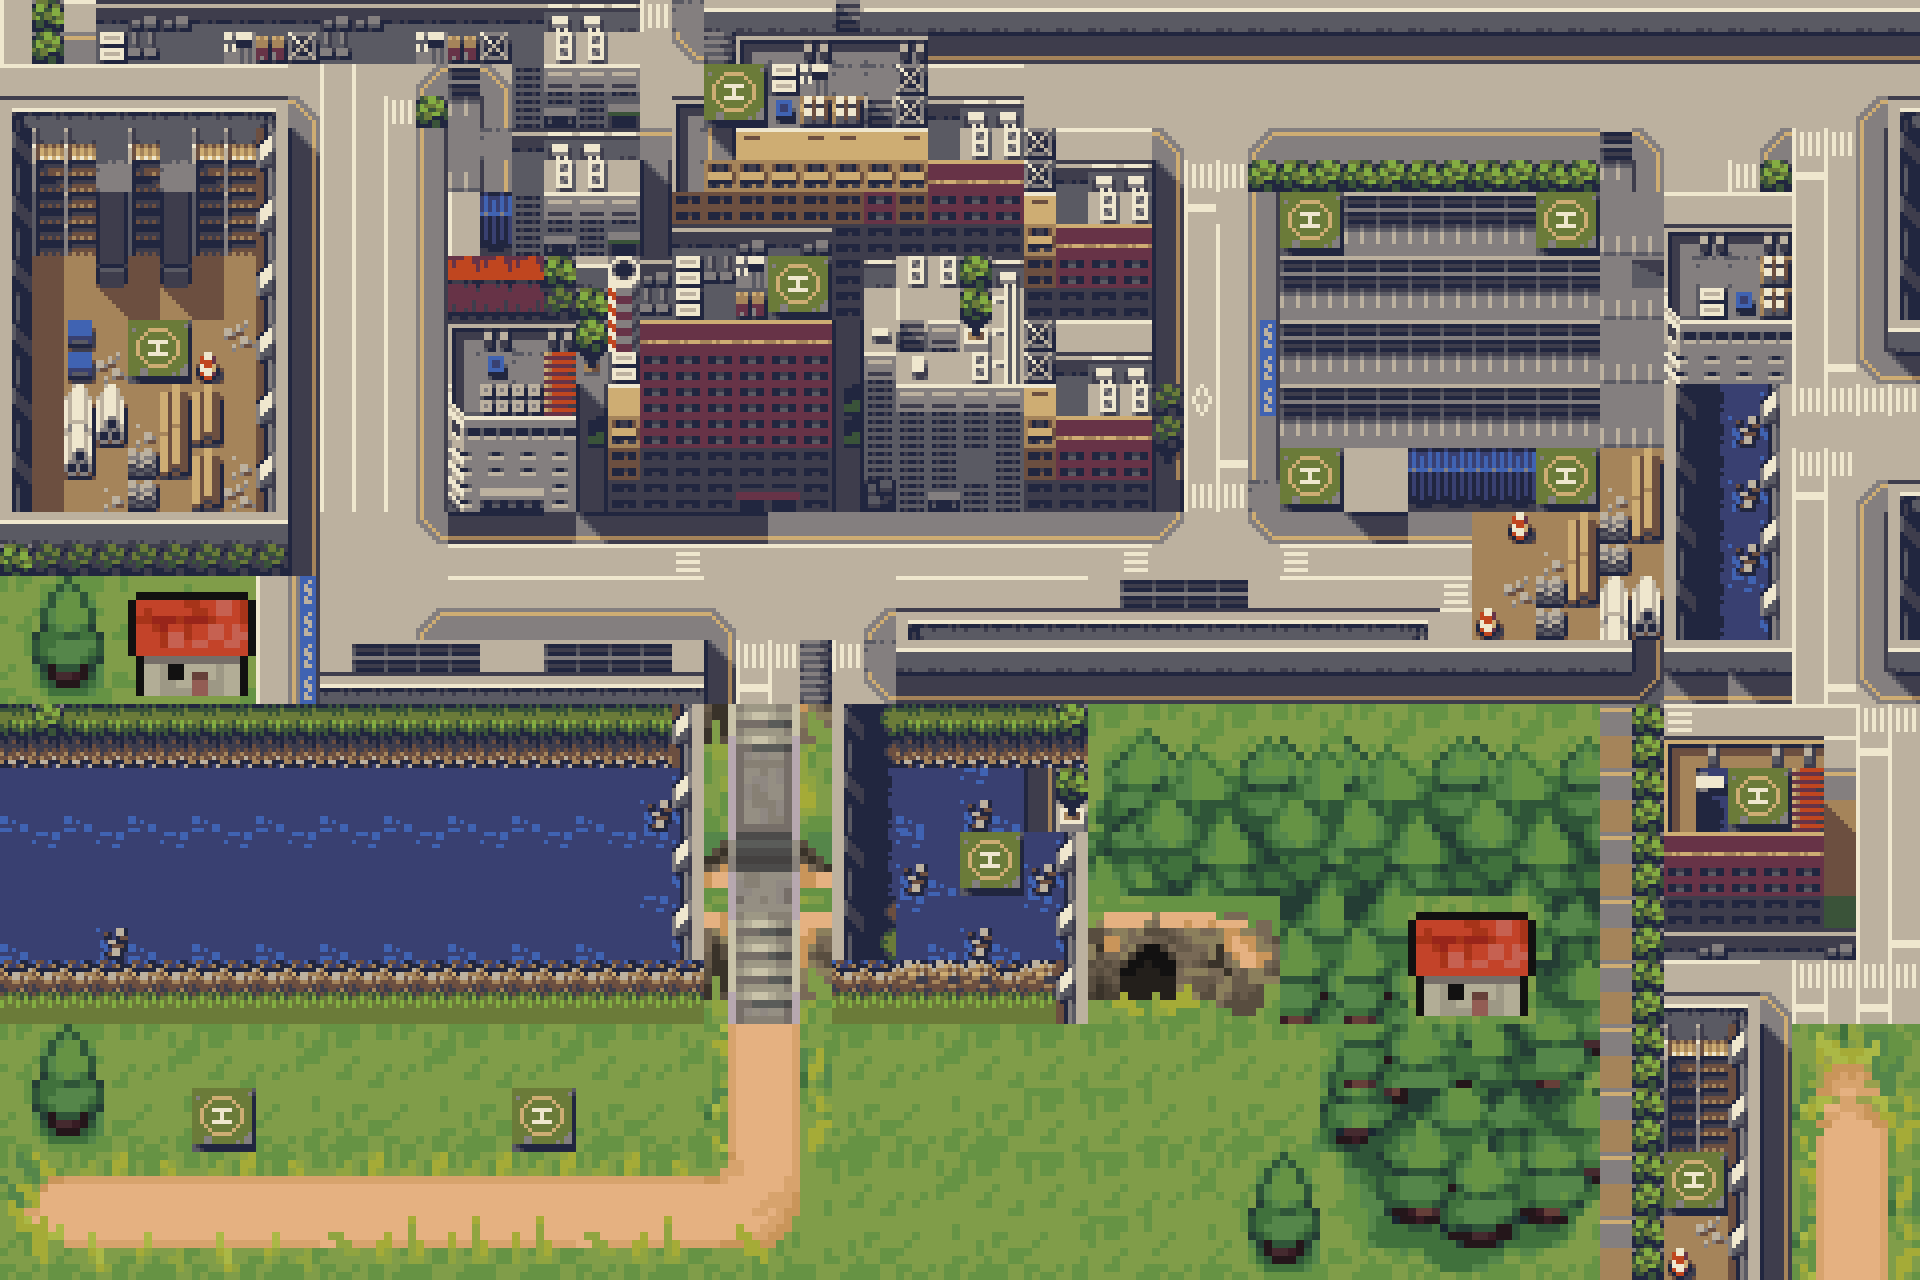

Rendered tile map (Tiled .tmx) drawn with the repository's tilesets; below, a short description and the full map source, tile grids included:
An orthogonal 30x20 tile map with 64x64 px tiles, 3 tile layers (Tile Layer 1, Trees_Town, BuildingTiles), 2 tilesets and 1 object.

<map version="1.9" tiledversion="1.9.2" orientation="orthogonal" renderorder="right-down" width="30" height="20" tilewidth="64" tileheight="64" infinite="0" nextlayerid="7" nextobjectid="2">
 <editorsettings>
  <export target="../src/js/path_data.js" format="js" />
 </editorsettings>
 <tileset firstgid="1" source="../tilesets/grass_tileset.tsx" />
 <tileset firstgid="1009" source="../tilesets/galletcity.tsx" />
 <layer id="1" name="Tile Layer 1" width="30" height="20">
  <data encoding="csv">
1,2,1,2,1,2,1,2,1,2,1,2,1,2,1,2,1,2,1,2,1,2,1,2,1,2,1,2,1,2,
1158,1159,1160,1161,1162,26,25,26,25,26,25,26,25,26,25,26,25,26,25,26,25,26,25,26,25,26,25,26,25,26,
1190,1191,1192,1193,1194,2,1,2,1,2,1,2,1,2,1,2,1,2,1,2,1,2,1,2,1,2,1,2,1,2,
1222,1223,1224,1225,1226,26,25,26,25,26,25,26,25,26,25,26,25,26,25,26,25,26,25,26,25,26,25,26,25,26,
1254,1255,1256,1257,1258,2,1,2,1,2,1,2,1,2,1,2,1,2,1,2,1,2,1,2,1,2,1,2,1,2,
1286,1287,1288,1289,1290,26,25,26,25,26,25,26,25,26,25,26,25,26,25,26,25,26,25,26,25,26,25,26,25,26,
1318,1319,1320,1321,1322,2,1,2,1,2,1,2,1,2,1,2,1,2,1,2,1,2,1,2,1,2,1,2,1,2,
1350,1351,1352,1353,1354,26,25,26,25,26,25,26,25,26,25,26,25,26,25,26,25,26,25,26,25,26,25,26,25,26,
1382,1383,1384,1385,1386,2,1,2,1,2,1,2,1,2,1,2,1,2,1,2,1,2,1,2,1,2,1,2,1,2,
359,360,25,26,25,26,25,26,25,26,25,26,25,26,25,26,25,26,25,26,25,26,25,26,25,26,25,26,25,26,
383,384,1,2,1,2,1,2,1,2,1,341,342,2,1,2,1,2,1,2,1,2,1,2,1,2,1,2,1,2,
1177,1178,1178,1178,1178,1178,1178,1178,1178,1178,1186,413,414,1183,1178,1178,1179,212,213,214,240,26,25,26,25,26,25,26,25,26,
1241,1241,1241,1241,1241,1241,1241,1241,1241,1241,1218,341,342,1215,1241,1210,1239,236,237,238,288,2,1,2,1,2,1,2,1,2,
1209,1209,1209,1209,1209,1209,1209,1209,1209,1209,1250,365,366,1247,1210,1211,1218,260,261,262,312,26,25,26,25,26,25,26,25,26,
1241,1248,1241,1241,1241,1241,1241,1241,1241,1241,1250,389,390,1279,1242,1243,1250,543,544,545,546,2,1,2,1,2,1,2,1,2,
1273,1273,1273,1273,1273,1273,1273,1273,1273,1273,1273,413,414,1273,1274,1275,1282,567,568,569,570,26,25,26,25,26,25,26,25,26,
359,360,1,2,1,2,1,2,1,2,1,2,1,2,1,2,1,2,1,2,1,2,1,2,1,2,1,2,1,2,
383,384,25,2,25,26,25,26,25,26,25,26,25,26,25,26,25,26,25,26,25,26,25,26,25,26,25,26,25,26,
11,13,14,13,14,2,1,2,1,2,1,2,1,2,1,2,1,2,1,2,1,2,1,2,1,2,1,2,1,2,
35,37,38,37,38,26,25,26,25,26,25,26,25,26,25,26,25,26,25,26,25,26,25,26,25,26,25,26,25,26
</data>
 </layer>
 <layer id="4" name="Trees_Town" width="30" height="20">
  <data encoding="csv">
1466,1588,1589,1590,1591,1589,1590,1591,1506,1507,1299,1300,1301,1302,1303,1304,1305,1305,1305,1305,1305,1305,1305,1305,1305,1305,1305,1305,1305,1305,
0,0,0,0,1162,1291,1370,1380,1538,1539,1331,1332,1333,1334,1335,1336,1605,1605,1605,1605,1605,1605,1605,1605,1605,1612,1612,1605,1605,1451,
0,0,0,0,0,1323,1253,1412,1506,1507,1363,1364,1365,1366,1367,1368,1335,1336,1369,1370,1371,1372,1371,1371,1371,1380,1156,1370,1188,1483,
0,0,0,0,0,1355,1253,1402,1538,1539,1395,1396,1397,1399,1399,1400,1367,1368,1401,1413,1379,1379,1379,1379,1379,1411,1141,1142,1220,1483,
0,0,0,0,0,1387,1253,1435,1436,1437,1427,1428,1429,1430,1431,1432,1399,1400,1433,1445,1379,1379,1379,1379,1379,1447,1173,1174,1252,1483,
0,0,1288,0,0,1323,1253,1467,1468,1469,1459,1460,1461,1462,1463,1464,1335,1336,1465,1477,1379,1379,1379,1379,1379,1411,1205,1206,1284,1547,
0,0,0,0,0,1355,1253,1499,1500,1501,1491,1492,1493,1494,1495,1496,1367,1368,1497,1509,1379,1379,1379,1379,1379,1411,1208,1218,1316,1316,
0,0,0,0,0,1387,1235,1531,1532,1533,1523,1524,1525,1526,1527,1528,1399,1400,1529,1541,1379,1605,1089,1089,1379,1320,1208,1218,1188,1451,
0,0,0,0,0,1611,1562,1553,1554,1555,1122,1123,1124,1125,1126,1114,1115,1116,1117,1118,1119,1120,1125,1288,1320,1352,1208,1218,1220,1483,
0,0,773,774,1477,1612,1594,1585,1586,1587,1587,1155,1156,1157,1158,1146,1147,1452,1453,1454,1160,1160,1148,1289,1352,1319,1208,1250,1252,1483,
0,0,797,798,1477,1452,1453,1454,1452,1453,1454,1181,1182,1299,1314,1314,1314,1314,1548,1549,1550,1549,1549,1549,1550,1551,1311,1311,1284,1547,
0,0,0,0,0,0,0,0,0,0,0,0,0,0,0,0,0,0,0,214,213,213,214,213,214,1378,1343,1344,1345,1188,
0,0,0,0,0,0,0,0,0,0,0,0,0,0,0,0,0,0,0,0,237,237,238,237,238,1378,1375,1376,1377,1220,
0,0,0,0,0,0,0,0,0,0,0,0,0,0,0,1241,0,0,0,0,261,261,262,261,262,1378,1407,1408,1409,1252,
0,0,0,0,0,0,0,0,0,0,0,0,0,0,0,0,0,0,0,0,285,285,773,774,286,1378,1439,1440,1441,1284,
0,0,0,0,0,0,0,0,0,0,0,0,0,0,0,0,0,0,0,0,309,309,797,798,287,1378,1161,1162,1188,1188,
0,0,0,0,0,0,0,0,0,0,0,105,106,0,0,2,2,2,0,0,259,309,310,262,311,1378,1193,1194,57,58,
0,0,0,2,0,0,0,0,2,0,0,129,130,0,0,0,2,2,0,0,283,284,285,286,287,1378,1225,1226,81,82,
0,0,0,0,0,13,13,13,13,13,14,159,160,0,0,0,2,2,0,359,360,308,309,310,311,1378,1257,1258,105,106,
0,0,0,0,0,181,182,182,182,181,182,183,184,0,0,0,0,2,0,383,384,332,333,334,335,1378,1289,1290,129,130
</data>
 </layer>
 <layer id="6" name="BuildingTiles" width="30" height="20">
  <data encoding="csv">
0,0,0,0,0,0,0,0,0,0,0,0,0,0,0,0,0,0,0,0,0,0,0,0,0,0,0,0,0,0,
0,0,0,0,0,0,0,0,0,0,0,1473,0,0,0,0,0,0,0,0,0,0,0,0,0,0,0,0,0,0,
0,0,0,0,0,0,0,0,0,0,0,0,0,0,0,0,0,0,0,0,0,0,0,0,0,0,0,0,0,0,
0,0,0,0,0,0,0,0,0,0,0,0,0,0,0,0,0,0,0,0,1473,0,0,0,1473,0,0,0,0,0,
0,0,0,0,0,0,0,0,0,0,0,0,1473,0,0,0,0,0,0,0,0,0,0,0,0,0,0,0,0,0,
0,0,1473,0,0,0,0,0,0,0,0,0,0,0,0,0,0,0,0,0,0,0,0,0,0,0,0,0,0,0,
0,0,0,0,0,0,0,0,0,0,0,0,0,0,0,0,0,0,0,0,0,0,0,0,0,0,0,0,0,0,
0,0,0,0,0,0,0,0,0,0,0,0,0,0,0,0,0,0,0,0,1473,0,0,0,1473,0,0,0,0,0,
0,0,0,0,0,0,0,0,0,0,0,0,0,0,0,0,0,0,0,0,0,0,0,0,0,0,0,0,0,0,
0,0,0,0,0,0,0,0,0,0,0,0,0,0,0,0,0,0,0,0,0,0,0,0,0,0,0,0,0,0,
0,0,0,0,0,0,0,0,0,0,0,0,0,0,0,0,0,0,0,0,0,0,0,0,0,0,0,0,0,0,
0,0,0,0,0,0,0,0,0,0,0,0,0,0,0,0,0,0,0,0,0,0,0,0,0,0,0,0,0,0,
0,0,0,0,0,0,0,0,0,0,0,0,0,0,0,0,0,0,0,0,0,0,0,0,0,0,0,1473,0,0,
0,0,0,0,0,0,0,0,0,0,0,0,0,0,0,1473,0,0,0,0,0,0,0,0,0,0,0,0,0,0,
0,0,0,0,0,0,0,0,0,0,0,0,0,0,0,0,0,0,0,0,0,0,0,0,0,0,0,0,0,0,
0,0,0,0,0,0,0,0,0,0,0,0,0,0,0,0,0,0,0,0,0,0,0,0,0,0,0,0,0,0,
0,0,0,0,0,0,0,0,0,0,0,0,0,0,0,0,0,0,0,0,0,0,0,0,0,0,0,0,0,0,
0,0,0,1473,0,0,0,0,1473,0,0,0,0,0,0,0,0,0,0,0,0,0,0,0,0,0,0,0,0,0,
0,0,0,0,0,0,0,0,0,0,0,0,0,0,0,0,0,0,0,0,0,0,0,0,0,0,1473,0,0,0,
0,0,0,0,0,0,0,0,0,0,0,0,0,0,0,0,0,0,0,0,0,0,0,0,0,0,0,0,0,0
</data>
 </layer>
 <objectgroup id="5" name="Path" visible="0">
  <object id="1" x="0" y="0">
   <polyline points="0,0 -60,1216 756,1212 760,572 1214,572 1214,96 1822,94 1828,716 1882,716 1886,974 1836,974 1840,1332" />
  </object>
 </objectgroup>
</map>